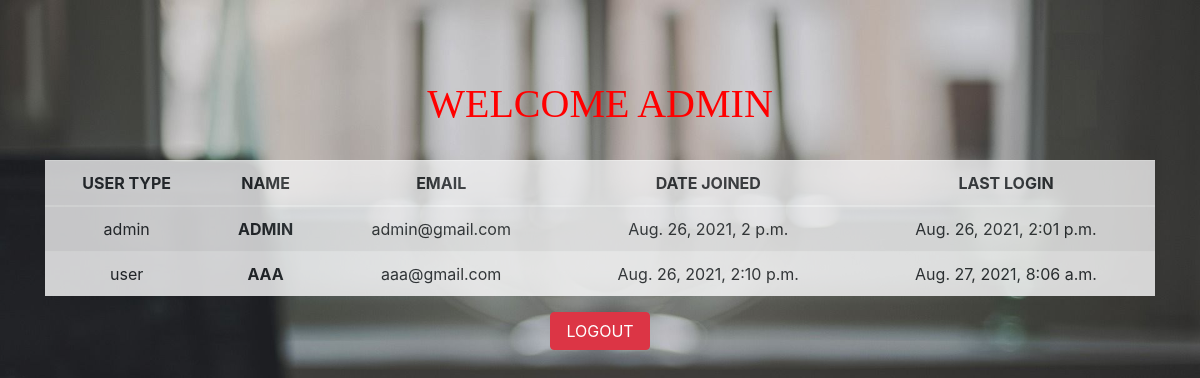
The app's page /shad/ with its own data.
### intrack/models.py (models this page shows)
class UserProfile(AbstractUser):
    usertype=models.CharField(max_length=50)

### intrack/views.py (the view)
# urls.py: path('shad/', views.showadmin),
def showadmin(request):
    log=UserProfile.objects.all()
    return render(request,'adminpage.html',{'log':log})

### intrack/templates/adminpage.html (shortened to what this page needs)
{% load static %}
<html lang="en">
<head>
<link rel="stylesheet" href="https://maxcdn.bootstrapcdn.com/bootstrap/4.5.2/css/bootstrap.min.css">
</head>
<body class="container" style="background-image:url({% static 'images/userpage.jpg' %});background-repeat: repeat;background-size:100%;height:auto;color:azure;padding-top:80px;">
<center><h1 style="color:red;font-family:Fantasy,Copperplate"> WELCOME ADMIN</h1></center>
<div class="table-responsive">
<br>
    <table class="table table-light table-striped" style="opacity:0.8;text-align:center">
        <thread>
        <tr>
            <th>USER TYPE</th>
            <th>NAME</th>
            <th>EMAIL</th>
            <th>DATE JOINED</th>
            <th>LAST LOGIN</th>
        </tr>
        </thread>
        <TBody>
            {% for l in log %}
            <tr>
                <td>{{l.usertype}}</td>
                <td><b>{{l.username}}</b></td>
                <td>{{l.email}}</td>
                <td>{{l.date_joined}}</td>
                <td>{{l.last_login}}</td>
            </tr>
            {% endfor %}
        </TBody>
    </table>
</div>
   <center><a class="btn btn-danger" style="width:100px" href="/lt/">LOGOUT</a></center>
</body>
</html>

### records on screen
UserProfile: usertype "admin", username "ADMIN", email "admin@gmail.com", date_joined "Aug. 26, 2021, 2 p.m.", last_login "Aug. 26, 2021, 2:01 p.m."
UserProfile: usertype "user", username "AAA", email "aaa@gmail.com", date_joined "Aug. 26, 2021, 2:10 p.m.", last_login "Aug. 27, 2021, 8:06 a.m."
